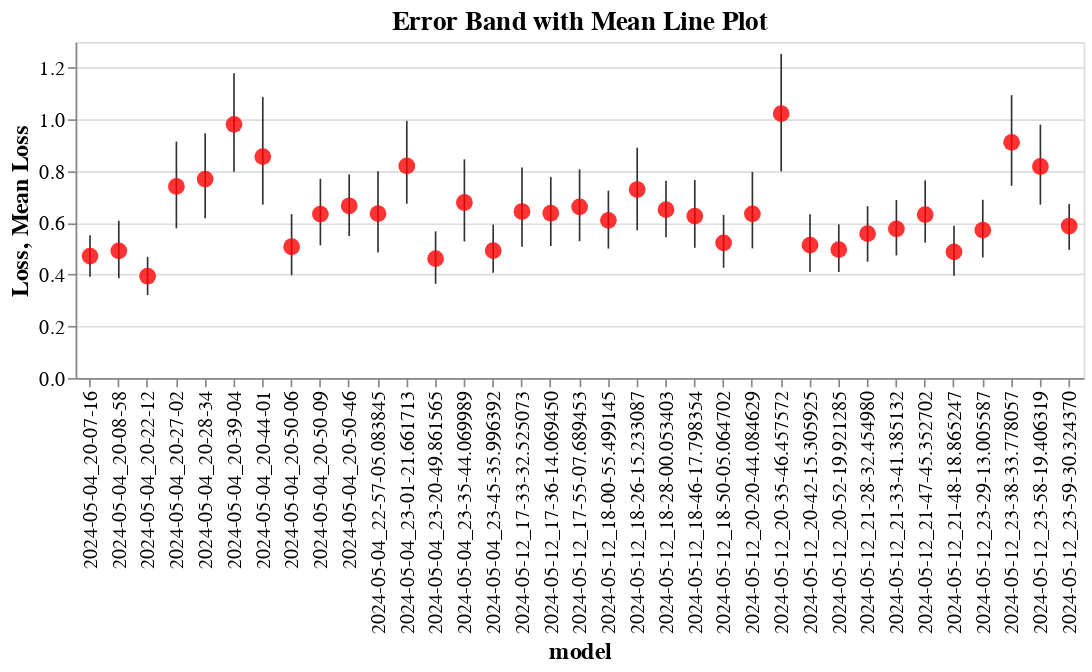

The notebook cell saved with this chart:
### Code cell
import altair as alt

filtered_db = db[db['epoch'] > 300]

error_band = alt.Chart(filtered_db).mark_errorbar(extent='ci', opacity=0.8).encode(
    x=alt.X('model:O', sort=alt.EncodingSortField(field='mean(loss)', order='ascending')),
    y=alt.Y('loss:Q', title='Loss'),
).properties(
    title='Error Band with Mean Line Plot',
    width=600,
    height=200
)

mean_line = alt.Chart(filtered_db).mark_circle(color='red', size = 100).encode(
    x=alt.X('model:O', sort=alt.EncodingSortField(field='mean(loss)', order='ascending')),
    y=alt.Y('mean(loss):Q', title='Mean Loss'),
)

(error_band + mean_line).configure_mark(
    opacity=0.8
).configure_axis(
    labelFontSize=12,
    titleFontSize=14
).configure_title(
    fontSize=16
)

### Figure 1 — Vega-Lite specification as saved in the notebook (floating-point values rounded to 4 significant figures; data arrays with more than 128 entries replaced by an {"elided": "..."} marker saying what was removed)
{"config": {"view": {"continuousWidth": 300, "continuousHeight": 300}, "axis": {"labelFontSize": 12, "titleFontSize": 14}, "mark": {"opacity": 0.8}, "title": {"fontSize": 16}}, "layer": [{"mark": {"type": "errorbar", "extent": "ci", "opacity": 0.8}, "encoding": {"x": {"field": "model", "sort": {"field": "mean(loss)", "order": "ascending"}, "type": "ordinal"}, "y": {"field": "loss", "title": "Loss", "type": "quantitative"}}, "title": "Error Band with Mean Line Plot"}, {"mark": {"type": "circle", "color": "red", "size": 100}, "encoding": {"x": {"field": "model", "sort": {"field": "mean(loss)", "order": "ascending"}, "type": "ordinal"}, "y": {"aggregate": "mean", "field": "loss", "title": "Mean Loss", "type": "quantitative"}}}], "data": {"name": "data-57e6c157d34ef4f6c52dfbeeecccf4b7"}, "height": 200, "width": 600, "$schema": "https://vega.github.io/schema/vega-lite/v5.17.0.json", "datasets": {"data-57e6c157d34ef4f6c52dfbeeecccf4b7": {"elided": "3465 records"}}}
